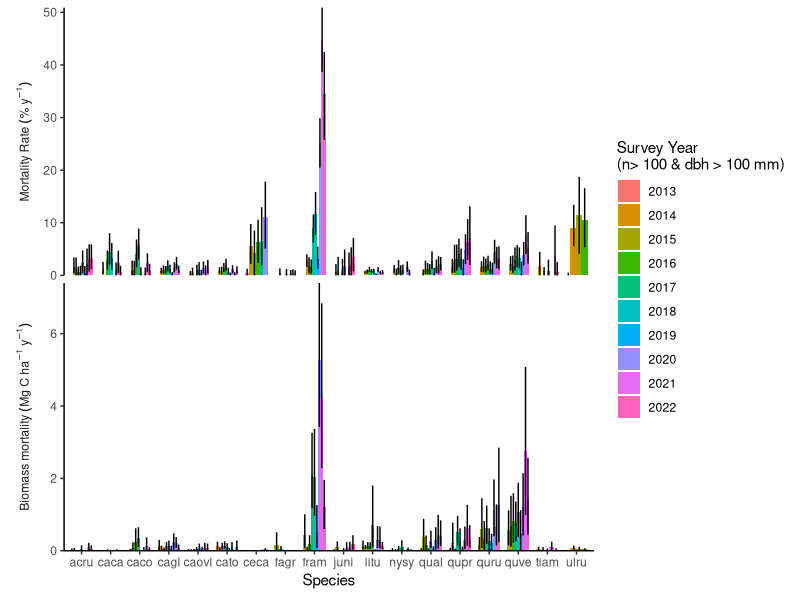

Recreate this plot in R. (Note: this script raises an error after producing the figure.)
#############################################################################
# Purpose: plot calculated Mortality and Biomass mortality
# Developped by: Valentine Herrmann - HerrmannV@si.edu
# R version 4.0.3 (2020-10-10)
##########################################################################

# Clean environment ####
rm(list = ls())

# Set working directory ####
setwd(".")

# Load libraries ####
library(ggplot2)

# load data ####
mortrate_by_size_class <- read.csv("R_results//mortrates_by_size_class.csv")
sp_mortrate_agbmort <- read.csv("R_results/mortrates_and_agbmort_by_species.csv")


# barplot for species mortality ####

## only keep when N0 is > ncut
sp_mortrate_agbmort <- sp_mortrate_agbmort[sp_mortrate_agbmort$N0>100, ]

## keep year as factor
sp_mortrate_agbmort$survey_year <- factor(sp_mortrate_agbmort$survey_year)

## orer variables
sp_mortrate_agbmort$variable <- factor(sp_mortrate_agbmort$variable, levels = unique(sp_mortrate_agbmort$variable), labels = c('Mortality ~ Rate ~ ("%" ~y ^ {-1})', 'Biomass ~ mortality ~(Mg~C~ha^{-1}~y^{-1})'))



  ggplot(sp_mortrate_agbmort, aes(x = sp, y = estimate, fill= survey_year)) + 
  geom_bar(stat = "identity", position = position_dodge(width = .75)) + 
  geom_linerange(aes(ymin = LCI_95, ymax = UCI_95), position = position_dodge(width = .75)) + 
  labs(x = expression("Species"), 
       fill = "Survey Year\n(n> 100 & dbh > 100 mm)") +
  scale_y_continuous(expand = c(0, 0)) + 
  theme_classic() +
  facet_wrap(~variable, ncol = 1,scales = "free_y",
             strip.position = "left", 
             labeller = label_parsed) +
                                           # 'expression(Mortality ~ Rate ~ ("%" ~y ^ {-1}))', biomass_mortality = "Voltage (V)") ) )  +
  ylab(NULL)+
    theme(strip.background = element_blank(),
          strip.placement = "outside")


ggsave("R_results/Barplots_MortalityRates_and_BiomassMortality.tiff")


# plot mortality by size class ####

ggplot(mortrate_by_size_class[mortrate_by_size_class$survey_year %in% c(2014:2021), ], aes(x = mean_dbh, y = mortality_rate, col = survey_year)) +
  geom_point() +
  geom_linerange(aes(ymin = LCI_95, ymax = UCI_95)) +
  scale_x_log10() + scale_y_log10() +
  theme_classic()
  
